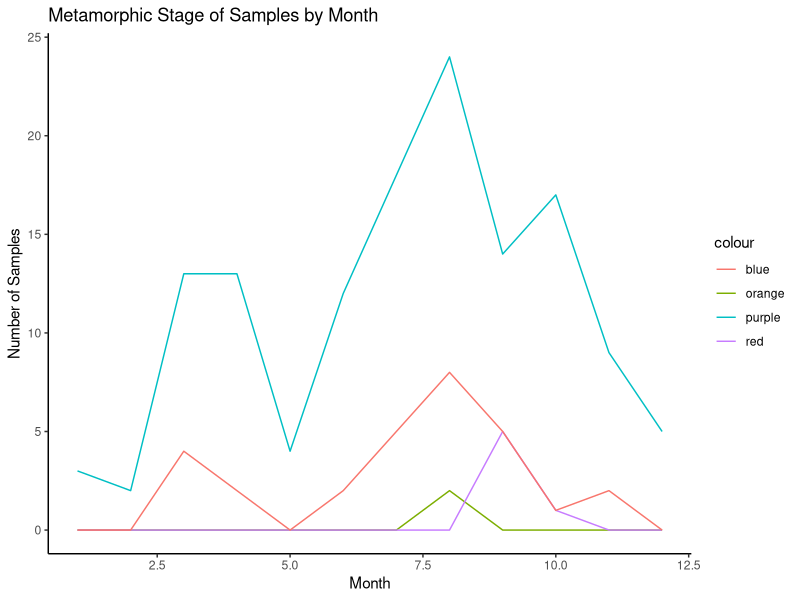

R code for this plot:
#This R analysis is for genus Danaus (Tiger milkweed butterflies) from iNaturalist
#Kate Skocelas October 12, 2020

# 1. Read in raw data
setwd("~/Desktop/stats/Project1/IBIO830---Statistical-Project")
butterfly_raw <- read.csv("Danaus.csv", header = TRUE)#,row.names=1)

# 2. clean data for next task
butterfly_data <- butterfly_raw
butterfly_data <- butterfly_data[!is.na(butterfly_data$phyenotype..metamorphosis.stage.),]
butterfly_data <- butterfly_data[!is.na(butterfly_data$observed_on),]

# 3. Explore data with basic plots
library(dplyr)
library(ggplot2)

# Create bar plot of metamorphic stage
#ggplot(butterfly_data, aes(x=phyenotype..metamorphosis.stage.))+
#  geom_bar(col="Black", fill="Navy")+
#  labs(x="Metamorphic Stage", y="Number of Samples", title="Metamorphic Stage of Samples")+
#  theme_classic()

#TODO plot stage against date of observation
butterfly_data$month <- substr(butterfly_data$observed_on, 1,2)
for(i in 1:nrow(butterfly_data)) {
  month <- butterfly_data$month[i]
  last_letter <- substr(month, 2,2)
  if(last_letter == "/") {
    month <- substr(month, 1,1)
  }
  butterfly_data$month[i] <- month
}

#read in date info in format 'm/d/y'
#butterfly_data$date <- as.Date(butterfly_data$observed_on, "%m/%d/%y")

# make a 12 value vector for each life stage where each entry is the # of observations of that life stage in that month
egg <- integer(12)
chrysalis <- integer(12)
caterpillar <- integer(12)
butterfly <- integer(12)

phenotype <- butterfly_data$phyenotype..metamorphosis.stage.
for(r in 1:nrow(butterfly_data)) {
  phenotype <- butterfly_data[r, 15]
  month <- as.numeric(butterfly_data$month[r])
  if(phenotype == "egg") {
    egg[month] <- egg[month] + 1
  }
  else if(phenotype == "chrysalis"){
    chrysalis[month] <- chrysalis[month] + 1
  }
  else if(phenotype == "caterpillar"){
    caterpillar[month] <- caterpillar[month] + 1
  }
  else if(phenotype == "butterfly"){
    butterfly[month] <- butterfly[month] + 1
  }
  else {
    print("Error: No phenotype match!")
  }
}

# make a blank plot, then add the 4 lines (1 for each life stage)
months <- c(1,2,3,4,5,6,7,8,9,10,11,12)
df <- data.frame(months, egg, chrysalis, caterpillar, butterfly)

ggplot(df, aes(months))+
  geom_line(aes(y=egg, color="orange"))+
  geom_line(aes(y=chrysalis, color="red"))+
  geom_line(aes(y=caterpillar, color="blue"))+
  geom_line(aes(y=butterfly, color="purple"))+
  labs(x="Month", y="Number of Samples", title="Metamorphic Stage of Samples by Month")+
  theme_classic()
